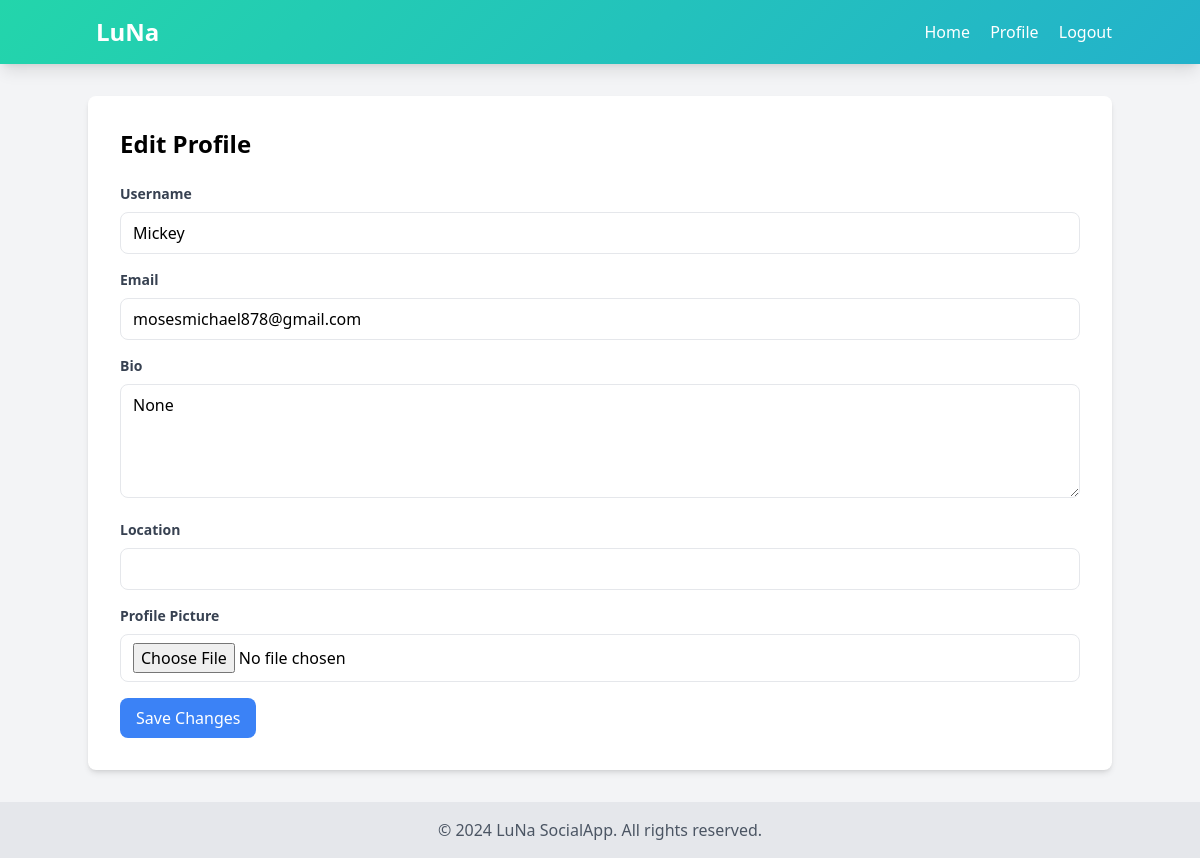
The page /edit_profile (signed in) on the database as committed earlier.
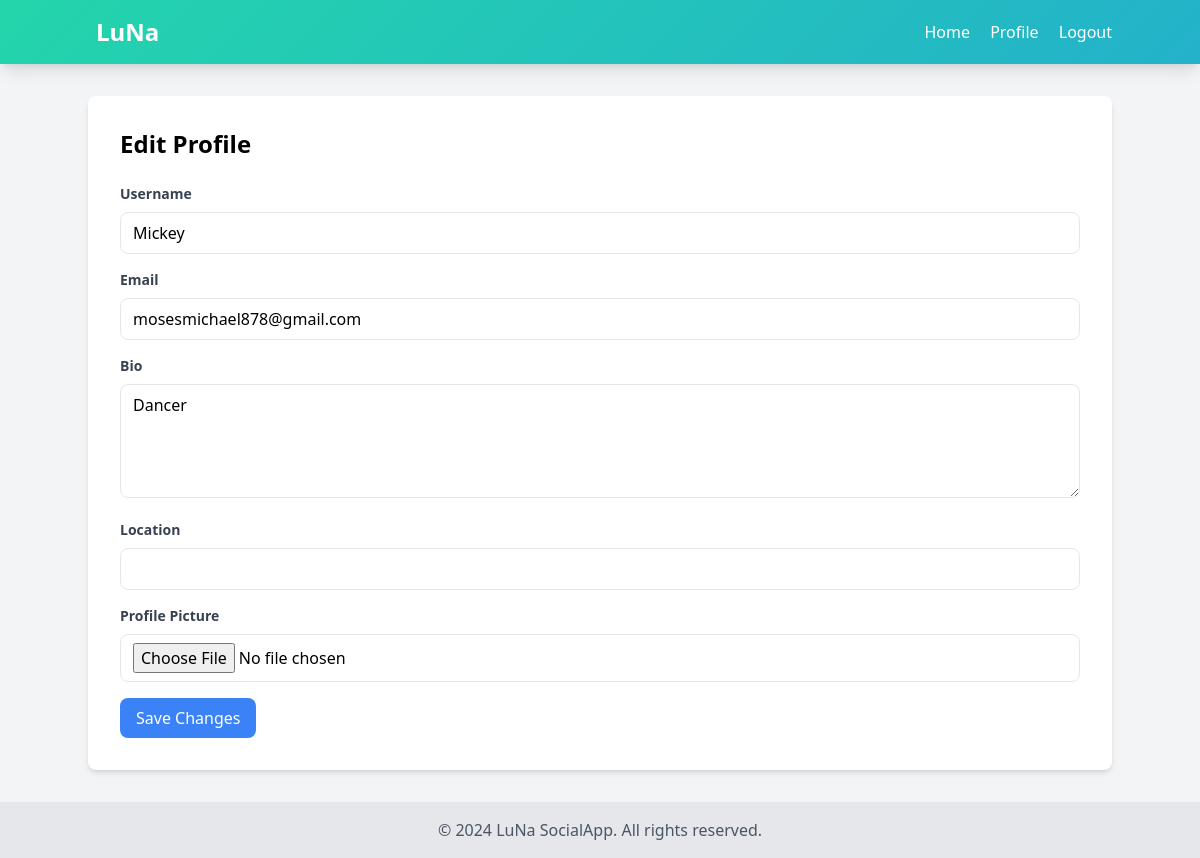
The same page on the database as committed later.
### models.py (models this page shows, shortened)
class User(UserMixin, db.Model):
    id = db.Column(db.Integer, primary_key=True)
    username = db.Column(db.String(80), unique=True, nullable=False, index=True)
    email = db.Column(db.String(120), unique=True, nullable=False, index=True)
    password_hash = db.Column(db.String(128), nullable=False)
    profile_picture = db.Column(db.String(120), default='default.jpg')
    bio = db.Column(db.Text)
    date_joined = db.Column(db.DateTime, default=lambda: datetime.now(EAT))
    posts = db.relationship('Post', backref='author', lazy='dynamic', cascade="all, delete-orphan")
    comments = db.relationship('Comment', backref='author', lazy='dynamic', cascade="all, delete-orphan")
    following = db.relationship('Follow',
                                foreign_keys='Follow.follower_id',
                                backref='follower',
                                lazy='dynamic',
                                cascade="all, delete-orphan")
    followers = db.relationship('Follow',
                                foreign_keys='Follow.followed_id',
                                backref='followed',
                                lazy='dynamic',
                                cascade="all, delete-orphan")

### prof.py (the view, shortened to what this page needs)
@profile.route('/edit_profile', methods=['GET', 'POST'])
@login_required
def edit_profile():
    return render_template('edit_profile.html', user=current_user)

### app.py (called while the page is built)
@login_manager.user_loader
def load_user(user_id):
    return User.query.get(int(user_id))

### templates/edit_profile.html (shortened to what this page needs)
<!DOCTYPE html>
<html lang="en">
<head>
    <script src="https://cdn.tailwindcss.com"></script>
</head>
<body class="bg-gray-100">
    <nav class="gradient-bg p-4 shadow-lg">
        <div class="container mx-auto flex justify-between items-center">
            <a href="{{ url_for('index') }}" class="text-white text-2xl font-bold flex items-center">
                LuNa
            </a>
            <div>
                <a href="{{ url_for('index') }}" class="text-white mr-4 hover:text-gray-200 transition duration-300">Home</a>
                <a href="{{ url_for('profile', username=current_user.username) }}" class="text-white mr-4 hover:text-gray-200 transition duration-300">Profile</a>
                <a href="{{ url_for('logout') }}" class="text-white hover:text-gray-200 transition duration-300">Logout</a>
            </div>
        </div>
    </nav>
    <main class="container mx-auto mt-8">
        <div class="bg-white rounded-lg shadow-md p-8">
            <h1 class="text-2xl font-bold mb-6">Edit Profile</h1>
            <form action="{{ url_for('edit_profile') }}" method="POST" enctype="multipart/form-data">
                <div class="mb-4">
                    <label for="username" class="block text-gray-700 text-sm font-bold mb-2">Username</label>
                    <input type="text" id="username" name="username" value="{{ user.username }}" class="w-full px-3 py-2 border rounded-lg focus:outline-none focus:border-blue-500">
                </div>
                <div class="mb-4">
                    <label for="email" class="block text-gray-700 text-sm font-bold mb-2">Email</label>
                    <input type="email" id="email" name="email" value="{{ user.email }}" class="w-full px-3 py-2 border rounded-lg focus:outline-none focus:border-blue-500">
                </div>
                <div class="mb-4">
                    <label for="bio" class="block text-gray-700 text-sm font-bold mb-2">Bio</label>
                    <textarea id="bio" name="bio" rows="4" class="w-full px-3 py-2 border rounded-lg focus:outline-none focus:border-blue-500">{{ user.bio }}</textarea>
                </div>
                <div class="mb-4">
                    <label for="location" class="block text-gray-700 text-sm font-bold mb-2">Location</label>
                    <input type="text" id="location" name="location" value="{{ user.location }}" class="w-full px-3 py-2 border rounded-lg focus:outline-none focus:border-blue-500">
                </div>
                <div class="mb-4">
                    <label for="profile_picture" class="block text-gray-700 text-sm font-bold mb-2">Profile Picture</label>
                    <input type="file" id="profile_picture" name="profile_picture" class="w-full px-3 py-2 border rounded-lg focus:outline-none focus:border-blue-500">
                </div>
                <button type="submit" class="bg-blue-500 text-white px-4 py-2 rounded-lg hover:bg-blue-600 transition duration-300">Save Changes</button>
            </form>
        </div>
    </main>
    <footer class="bg-gray-200 p-4 mt-8">
        <div class="container mx-auto text-center text-gray-600">
            &copy; 2024 LuNa SocialApp. All rights reserved.
        </div>
    </footer>
</body>
</html>

### templates/edit_profile.html (style rules this page uses)
.gradient-bg { background: linear-gradient(-45deg, #ee7752, #e73c7e, #23a6d5, #23d5ab); background-size: 400% 400%; animation: gradientBG 15s ease infinite; }

Rows that differ between the two databases and show on the page:
changed User "Mickey": bio "None" → "Dancer"
